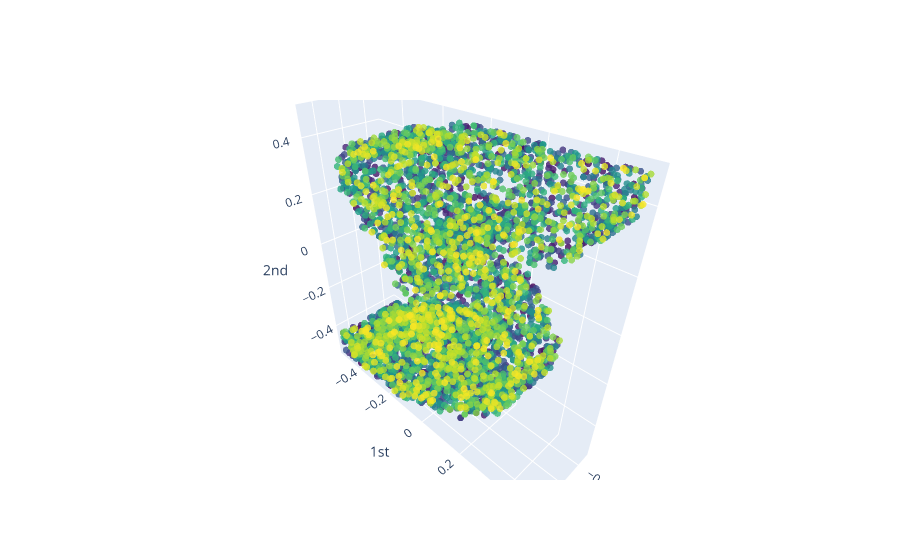

The notebook cell this image was saved under:
### Markdown cell above
Облака содержат очень много точек. Симплициальные комплексы долго считаются и могут не влезать в память. Попробуем сэмплировать точки.

### Code cell
import utils.subsampling
importlib.reload(utils.subsampling)

to_subsample, labels_subsampled = utils.subsampling.subsample_dataset(train_file, max_samples_per_class=1)
subsampled_point_clouds = utils.subsampling.subsample_point_clouds(to_subsample, 5000)

plot_point_cloud(subsampled_point_clouds[0])

### Figure 1 — Plotly figure (JSON) as saved in the notebook; plotly's stock layout.template omitted (floating-point values rounded to 4 significant figures; data arrays with more than 128 entries replaced by an {"elided": "..."} marker saying what was removed)
{"data": [{"marker": {"color": {"elided": "5000 int values"}, "colorscale": [[0, "#440154"], [0.1111, "#482878"], [0.2222, "#3e4989"], [0.3333, "#31688e"], [0.4444, "#26828e"], [0.5556, "#1f9e89"], [0.6667, "#35b779"], [0.7778, "#6ece58"], [0.8889, "#b5de2b"], [1, "#fde725"]], "opacity": 0.8, "size": 4}, "mode": "markers", "type": "scatter3d", "x": {"elided": "5000 float values"}, "y": {"elided": "5000 float values"}, "z": {"elided": "5000 float values"}}], "layout": {"scene": {"xaxis": {"exponentformat": "e", "showexponent": "all", "title": {"text": "0th"}, "type": "linear"}, "yaxis": {"exponentformat": "e", "showexponent": "all", "title": {"text": "1st"}, "type": "linear"}, "zaxis": {"exponentformat": "e", "showexponent": "all", "title": {"text": "2nd"}, "type": "linear"}}}}
